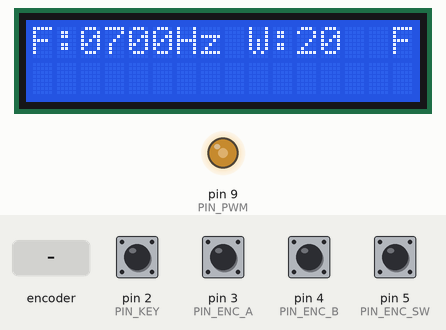
The sketch below on a simulated Arduino Nano, built with avr-gcc and run on an emulated ATmega328P. On the bench: 16×2 character LCD, output pins drawn as LEDs (lit = HIGH). Inputs (shaded band) come from the test bench; at power-on: pin 2 (PIN_KEY), pin 3 (PIN_ENC_A), pin 4 (PIN_ENC_B), pin 5 (PIN_ENC_SW) HIGH.

Above: at 1.3 s.
1.4 s: pin 2 (PIN_KEY) pulled LOW for 0.15 s
At 2.2 s:
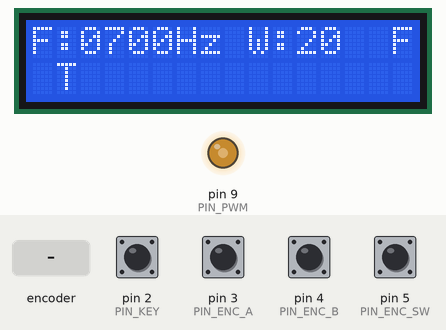
3.2 s: pin 2 (PIN_KEY) pulled LOW for 1 s
Timing chart, 0 to 3.5 s (numbered marks = the images above; inputs shaded):
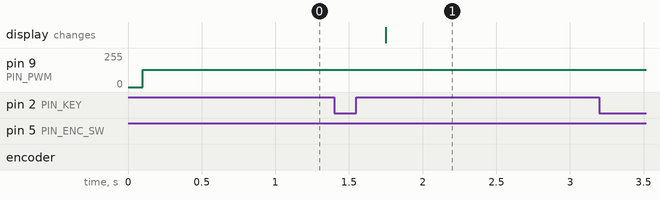

The sketch:

oscillofono_ver_1.1.ino
```cpp
/*
  Morse Code Oscillophone
  Author: Emanuele Rossi – IK1APW
  Hardware: Arduino Nano
  Status: Stable

  Pure sinusoidal CW generator with real-time Morse decoder
*/


#include <Wire.h>
#include <LiquidCrystal_I2C.h>
#include <math.h>

// ================= PIN =================
const byte PIN_KEY     = 2;   // tasto verso GND
const byte PIN_ENC_A   = 3;   // encoder CLK
const byte PIN_ENC_B   = 4;   // encoder DT
const byte PIN_ENC_SW  = 5;   // encoder SW
const byte PIN_PWM     = 9;   // OC1A (Timer1) -> filtro RC -> ampli

// ================= LCD =================
LiquidCrystal_I2C lcd(0x27, 16, 2);

// LCD refresh controllato
volatile bool lcdDirty = true;
unsigned long lastLcdMs = 0;
const unsigned long LCD_PERIOD_MS = 90;

// ================= PARAMETRI =================
volatile int freqHz = 700;
volatile int wpmSet = 20;

const int FREQ_MIN = 300;
const int FREQ_MAX = 1200;
const int WPM_MIN  = 5;
const int WPM_MAX  = 45;

// ================= AUDIO DDS =================
static const uint32_t FS = 15625UL;  // 16MHz/1024
int8_t sine256[256];

volatile uint32_t phaseAcc = 0;
volatile uint32_t phaseInc = 0;

// envelope anti-click
volatile uint8_t amp = 0;
const uint8_t AMP_MAX  = 220;
const uint8_t ATT_STEP = 8;
const uint8_t REL_STEP = 6;

volatile bool keyState = false;

// ================= UI / MODE =================
enum Mode { MODE_FREQ, MODE_WPM };
Mode mode = MODE_FREQ;

// ================= ENCODER (POLLING stile “nostro”) =================
int lastCLK = HIGH;
unsigned long lastEncStepUs = 0;
const unsigned long ENC_STEP_US = 1200; // anti-rimbalzo step: prova 800..2000 se vuoi

// Pulsante encoder: short press = cambia MODE, long press (>2s) = clear decoder
bool swStable = HIGH;
bool swLastStable = HIGH;
bool swPressing = false;
unsigned long swPressStartMs = 0;
bool longDone = false;

const unsigned long SW_DEBOUNCE_MS = 30;
const unsigned long LONG_PRESS_MS  = 2000;

// ================= DECODER CW =================
static const unsigned int KEY_DEBOUNCE_MS = 12;

char cwBuf[10];
byte cwLen = 0;

char textLine[17];     // riga 2: 16 char + '\0'
byte textLen = 0;

unsigned long lastEdgeMs = 0;
bool keyNow = false;
bool keyPrev = false;

// ================= UTILS =================
int clampInt(int v, int lo, int hi) {
  if (v < lo) return lo;
  if (v > hi) return hi;
  return v;
}

uint32_t calcPhaseInc(int fHz) {
  return (uint32_t)((((uint64_t)fHz) << 32) / FS);
}

int ditMs() {
  int w = (int)wpmSet;
  if (w < 1) w = 1;
  return 1200 / w;
}

void resetCwBuf() {
  cwLen = 0;
  cwBuf[0] = '\0';
}

void clearDecoderLine() {
  textLen = 0;
  textLine[0] = '\0';
  resetCwBuf();
  lcdDirty = true;
}

void pushTextChar(char c) {
  if (textLen < 16) {
    textLine[textLen++] = c;
    textLine[textLen] = '\0';
  } else {
    for (byte i = 0; i < 15; i++) textLine[i] = textLine[i + 1];
    textLine[15] = c;
    textLine[16] = '\0';
  }
  lcdDirty = true;
}

char decodeMorse(const char* s) {
  if (!strcmp(s, ".-")) return 'A';
  if (!strcmp(s, "-...")) return 'B';
  if (!strcmp(s, "-.-.")) return 'C';
  if (!strcmp(s, "-..")) return 'D';
  if (!strcmp(s, ".")) return 'E';
  if (!strcmp(s, "..-.")) return 'F';
  if (!strcmp(s, "--.")) return 'G';
  if (!strcmp(s, "....")) return 'H';
  if (!strcmp(s, "..")) return 'I';
  if (!strcmp(s, ".---")) return 'J';
  if (!strcmp(s, "-.-")) return 'K';
  if (!strcmp(s, ".-..")) return 'L';
  if (!strcmp(s, "--")) return 'M';
  if (!strcmp(s, "-.")) return 'N';
  if (!strcmp(s, "---")) return 'O';
  if (!strcmp(s, ".--.")) return 'P';
  if (!strcmp(s, "--.-")) return 'Q';
  if (!strcmp(s, ".-.")) return 'R';
  if (!strcmp(s, "...")) return 'S';
  if (!strcmp(s, "-")) return 'T';
  if (!strcmp(s, "..-")) return 'U';
  if (!strcmp(s, "...-")) return 'V';
  if (!strcmp(s, ".--")) return 'W';
  if (!strcmp(s, "-..-")) return 'X';
  if (!strcmp(s, "-.--")) return 'Y';
  if (!strcmp(s, "--..")) return 'Z';

  if (!strcmp(s, "-----")) return '0';
  if (!strcmp(s, ".----")) return '1';
  if (!strcmp(s, "..---")) return '2';
  if (!strcmp(s, "...--")) return '3';
  if (!strcmp(s, "....-")) return '4';
  if (!strcmp(s, ".....")) return '5';
  if (!strcmp(s, "-....")) return '6';
  if (!strcmp(s, "--...")) return '7';
  if (!strcmp(s, "---..")) return '8';
  if (!strcmp(s, "----.")) return '9';

  if (!strcmp(s, ".-.-.-")) return '.';
  if (!strcmp(s, "--..--")) return ',';
  if (!strcmp(s, "..--..")) return '?';
  if (!strcmp(s, "-....-")) return '-';
  if (!strcmp(s, "-..-.")) return '/';
  if (!strcmp(s, ".--.-.")) return '@';

  return '#';
}

void finalizeLetter() {
  if (cwLen == 0) return;
  cwBuf[cwLen] = '\0';
  pushTextChar(decodeMorse(cwBuf));
  resetCwBuf();
}

// ================= LCD UPDATE =================
void updateDisplay(bool force = false) {
  unsigned long now = millis();

  if (!force) {
    if (!lcdDirty) return;
    if (now - lastLcdMs < LCD_PERIOD_MS) return;
  }

  lastLcdMs = now;
  lcdDirty = false;

  // Riga 1: ultimo carattere = modalità (F/W)
  char temp[17];
  snprintf(temp, sizeof(temp), "F:%04dHz W:%02d", (int)freqHz, (int)wpmSet);

  char l1[17];
  for (int i = 0; i < 16; i++) l1[i] = ' ';
  for (int i = 0; i < 15 && temp[i] != '\0'; i++) l1[i] = temp[i];
  l1[15] = (mode == MODE_FREQ) ? 'F' : 'W';
  l1[16] = '\0';

  lcd.setCursor(0, 0);
  lcd.print(l1);

  // Riga 2: SOLO decoder
  char l2[17];
  for (byte i = 0; i < 16; i++) l2[i] = (i < textLen) ? textLine[i] : ' ';
  l2[16] = '\0';

  lcd.setCursor(0, 1);
  lcd.print(l2);
}

// ================= TIMER SETUP =================
void setupTimer1PWM_62k5() {
  pinMode(PIN_PWM, OUTPUT);
  TCCR1A = 0; TCCR1B = 0;
  TCCR1A |= (1 << COM1A1);
  TCCR1A |= (1 << WGM10);
  TCCR1B |= (1 << WGM12);
  TCCR1B |= (1 << CS10);
  OCR1A = 128;
}

void setupTimer2SampleISR_15625() {
  TCCR2A = 0; TCCR2B = 0;
  TCCR2A |= (1 << WGM21);
  TCCR2B |= (1 << CS22) | (1 << CS21) | (1 << CS20); // /1024
  OCR2A = 0;
  TIMSK2 |= (1 << OCIE2A);
}

ISR(TIMER2_COMPA_vect) {
  if (keyState) {
    if (amp < AMP_MAX) {
      uint16_t a = amp + ATT_STEP;
      amp = (a > AMP_MAX) ? AMP_MAX : (uint8_t)a;
    }
  } else {
    if (amp > 0) {
      int16_t a = (int16_t)amp - (int16_t)REL_STEP;
      amp = (a < 0) ? 0 : (uint8_t)a;
    }
  }

  phaseAcc += phaseInc;
  uint8_t idx = (uint8_t)(phaseAcc >> 24);
  int8_t s = sine256[idx];

  int16_t y = (int16_t)s * (int16_t)amp;
  y /= 255;
  OCR1A = (uint8_t)(128 + y);
}

// ================= KEY + DECODER =================
void handleKeyAndDecode() {
  keyNow = (digitalRead(PIN_KEY) == LOW);
  unsigned long now = millis();

  if (keyNow != keyPrev) {
    unsigned long dt = now - lastEdgeMs;
    if (dt < KEY_DEBOUNCE_MS) return;

    lastEdgeMs = now;
    int d = ditMs();

    if (keyPrev == true && keyNow == false) {
      unsigned long mark = dt;
      if (mark < (unsigned long)(2 * d)) {
        if (cwLen < sizeof(cwBuf) - 1) cwBuf[cwLen++] = '.';
      } else {
        if (cwLen < sizeof(cwBuf) - 1) cwBuf[cwLen++] = '-';
      }
      lcdDirty = true;

    } else if (keyPrev == false && keyNow == true) {
      unsigned long space = dt;
      if (space >= (unsigned long)(7 * d)) {
        finalizeLetter();
        if (textLen == 0 || textLine[textLen - 1] != ' ') pushTextChar(' ');
      } else if (space >= (unsigned long)(3 * d)) {
        finalizeLetter();
      }
    }

    keyPrev = keyNow;
    keyState = keyNow;
  }

  if (!keyNow && cwLen > 0) {
    unsigned long idle = now - lastEdgeMs;
    if (idle > (unsigned long)(3 * ditMs())) {
      finalizeLetter();
      lastEdgeMs = now;
    }
  }
}

// ================= ENCODER (POLLING) =================
void handleEncoderPolling() {
  int currentCLK = digitalRead(PIN_ENC_A);

  // Evento SOLO sul fronte di discesa
  if (currentCLK != lastCLK && currentCLK == LOW) {

    unsigned long nowUs = micros();
    if (nowUs - lastEncStepUs >= ENC_STEP_US) {
      lastEncStepUs = nowUs;

      // stessa logica del tuo codice: direzione da DT rispetto a CLK
      int det = (digitalRead(PIN_ENC_B) != currentCLK) ? +1 : -1;

      if (mode == MODE_FREQ) {
        int f = clampInt((int)freqHz + det * 10, FREQ_MIN, FREQ_MAX);
        if (f != freqHz) {
          freqHz = f;
          phaseInc = calcPhaseInc(f);
          lcdDirty = true;
        }
      } else {
        int w = clampInt((int)wpmSet + det, WPM_MIN, WPM_MAX);
        if (w != wpmSet) {
          wpmSet = w;
          lcdDirty = true;
        }
      }
    }
  }

  lastCLK = currentCLK;
}

// ================= BUTTON (non bloccante, short/long) =================
void handleEncoderButton() {
  bool sw = (digitalRead(PIN_ENC_SW) == LOW);
  unsigned long now = millis();

  static bool swRawPrev = false;
  static unsigned long swRawChangeMs = 0;

  if (sw != swRawPrev) {
    swRawPrev = sw;
    swRawChangeMs = now;
  }

  if (now - swRawChangeMs > SW_DEBOUNCE_MS) {
    swStable = sw;

    if (swStable && !swLastStable) {
      swPressing = true;
      swPressStartMs = now;
      longDone = false;
    }

    if (swPressing && swStable && !longDone) {
      if (now - swPressStartMs >= LONG_PRESS_MS) {
        clearDecoderLine();
        longDone = true;
      }
    }

    if (!swStable && swLastStable) {
      if (swPressing) {
        if (!longDone) {
          mode = (mode == MODE_FREQ) ? MODE_WPM : MODE_FREQ;
          lcdDirty = true;
        }
        swPressing = false;
      }
    }

    swLastStable = swStable;
  }
}

// ================= SETUP / LOOP =================
void setup() {
  pinMode(PIN_KEY, INPUT_PULLUP);
  pinMode(PIN_ENC_A, INPUT_PULLUP);
  pinMode(PIN_ENC_B, INPUT_PULLUP);
  pinMode(PIN_ENC_SW, INPUT_PULLUP);

  lcd.init();
  lcd.backlight();

  clearDecoderLine();

  // sinusoide
  for (int i = 0; i < 256; i++) {
    float ang = 2.0f * 3.14159265f * (float)i / 256.0f;
    int v = (int)lroundf(127.0f * sinf(ang));
    sine256[i] = (int8_t)v;
  }

  phaseInc = calcPhaseInc(freqHz);

  // init encoder
  lastCLK = digitalRead(PIN_ENC_A);
  lastEncStepUs = micros();

  // PWM + ISR audio
  noInterrupts();
  setupTimer1PWM_62k5();
  setupTimer2SampleISR_15625();
  interrupts();

  lastEdgeMs = millis();
  updateDisplay(true);
}

void loop() {
  handleKeyAndDecode();
  handleEncoderPolling();
  handleEncoderButton();
  updateDisplay();
}
```

Measured:
- after the input at 1.4 s, the display: changes after 0.35 s (image 1)
